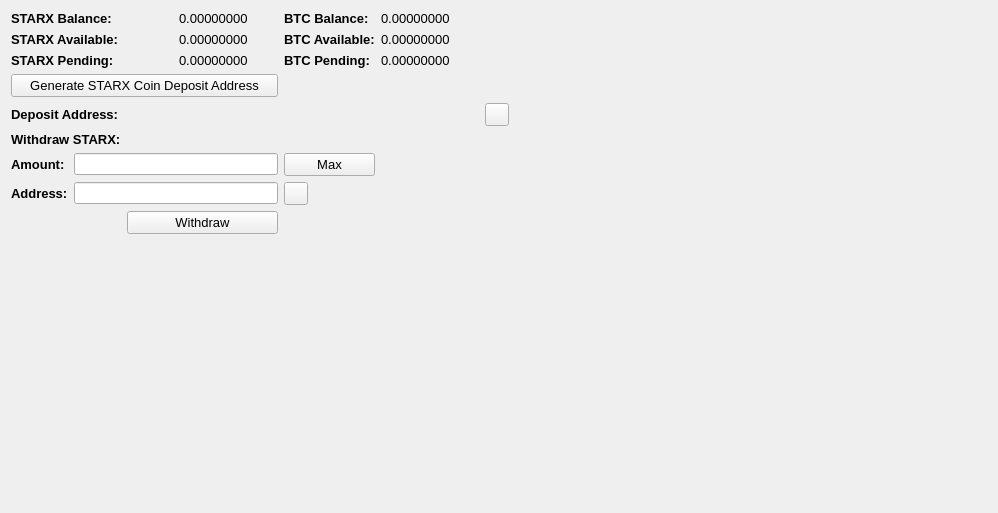
     <widget class="QWidget" name="BalanceTab">
      <attribute name="title">
       <string>Balance</string>
      </attribute>
      <layout class="QGridLayout" name="gridLayout_2">
       <item row="0" column="0" colspan="2">
        <widget class="QLabel" name="label_11">
         <property name="font">
          <font>
           <pointsize>10</pointsize>
           <weight>75</weight>
           <bold>true</bold>
          </font>
         </property>
         <property name="text">
          <string>STARX Balance:</string>
         </property>
        </widget>
       </item>
       <item row="0" column="3">
        <widget class="QLabel" name="STARXBalanceLabel">
         <property name="font">
          <font>
           <pointsize>10</pointsize>
          </font>
         </property>
         <property name="text">
          <string>0.00000000</string>
         </property>
         <property name="textInteractionFlags">
          <set>Qt::LinksAccessibleByMouse|Qt::TextSelectableByMouse</set>
         </property>
        </widget>
       </item>
       <item row="0" column="4">
        <widget class="QLabel" name="label_12">
         <property name="font">
          <font>
           <pointsize>10</pointsize>
           <weight>75</weight>
           <bold>true</bold>
          </font>
         </property>
         <property name="text">
          <string>BTC Balance:</string>
         </property>
        </widget>
       </item>
       <item row="0" column="5">
        <widget class="QLabel" name="BitcoinBalanceLabel">
         <property name="font">
          <font>
           <pointsize>10</pointsize>
          </font>
         </property>
         <property name="text">
          <string>0.00000000</string>
         </property>
         <property name="textInteractionFlags">
          <set>Qt::LinksAccessibleByMouse|Qt::TextSelectableByMouse</set>
         </property>
        </widget>
       </item>
       <item row="0" column="7" rowspan="10">
        <spacer name="horizontalSpacer_4">
         <property name="orientation">
          <enum>Qt::Horizontal</enum>
         </property>
         <property name="sizeHint" stdset="0">
          <size>
           <width>478</width>
           <height>488</height>
          </size>
         </property>
        </spacer>
       </item>
       <item row="1" column="0" colspan="2">
        <widget class="QLabel" name="label_13">
         <property name="font">
          <font>
           <pointsize>10</pointsize>
           <weight>75</weight>
           <bold>true</bold>
          </font>
         </property>
         <property name="text">
          <string>STARX Available:</string>
         </property>
        </widget>
       </item>
       <item row="1" column="3">
        <widget class="QLabel" name="STARXAvailableLabel_2">
         <property name="font">
          <font>
           <pointsize>10</pointsize>
          </font>
         </property>
         <property name="text">
          <string>0.00000000</string>
         </property>
         <property name="textInteractionFlags">
          <set>Qt::LinksAccessibleByMouse|Qt::TextSelectableByMouse</set>
         </property>
        </widget>
       </item>
       <item row="1" column="4">
        <widget class="QLabel" name="label_15">
         <property name="font">
          <font>
           <pointsize>10</pointsize>
           <weight>75</weight>
           <bold>true</bold>
          </font>
         </property>
         <property name="text">
          <string>BTC Available:</string>
         </property>
        </widget>
       </item>
       <item row="1" column="5">
        <widget class="QLabel" name="BitcoinAvailableLabel">
         <property name="font">
          <font>
           <pointsize>10</pointsize>
          </font>
         </property>
         <property name="text">
          <string>0.00000000</string>
         </property>
         <property name="textInteractionFlags">
          <set>Qt::LinksAccessibleByMouse|Qt::TextSelectableByMouse</set>
         </property>
        </widget>
       </item>
       <item row="2" column="0" colspan="2">
        <widget class="QLabel" name="label_14">
         <property name="font">
          <font>
           <pointsize>10</pointsize>
           <weight>75</weight>
           <bold>true</bold>
          </font>
         </property>
         <property name="text">
          <string>STARX Pending:</string>
         </property>
        </widget>
       </item>
       <item row="2" column="3">
        <widget class="QLabel" name="STARXPendingLabel">
         <property name="font">
          <font>
           <pointsize>10</pointsize>
          </font>
         </property>
         <property name="text">
          <string>0.00000000</string>
         </property>
         <property name="textInteractionFlags">
          <set>Qt::LinksAccessibleByMouse|Qt::TextSelectableByMouse</set>
         </property>
        </widget>
       </item>
       <item row="2" column="4">
        <widget class="QLabel" name="label_31">
         <property name="font">
          <font>
           <pointsize>10</pointsize>
           <weight>75</weight>
           <bold>true</bold>
          </font>
         </property>
         <property name="text">
          <string>BTC Pending:</string>
         </property>
        </widget>
       </item>
       <item row="2" column="5">
        <widget class="QLabel" name="BitcoinPendingLabel">
         <property name="font">
          <font>
           <pointsize>10</pointsize>
          </font>
         </property>
         <property name="text">
          <string>0.00000000</string>
         </property>
         <property name="textInteractionFlags">
          <set>Qt::LinksAccessibleByMouse|Qt::TextSelectableByMouse</set>
         </property>
        </widget>
       </item>
       <item row="3" column="0" colspan="4">
        <widget class="QPushButton" name="GenDepositBTN">
         <property name="font">
          <font>
           <pointsize>10</pointsize>
          </font>
         </property>
         <property name="text">
          <string>Generate STARX Coin Deposit Address</string>
         </property>
        </widget>
       </item>
       <item row="4" column="0" colspan="3">
        <widget class="QLabel" name="label_33">
         <property name="font">
          <font>
           <pointsize>10</pointsize>
           <weight>75</weight>
           <bold>true</bold>
          </font>
         </property>
         <property name="text">
          <string>Deposit Address:</string>
         </property>
        </widget>
       </item>
       <item row="4" column="3" colspan="3">
        <widget class="QLabel" name="DepositAddressLabel">
         <property name="minimumSize">
          <size>
           <width>300</width>
           <height>0</height>
          </size>
         </property>
         <property name="palette">
          <palette>
           <active>
            <colorrole role="WindowText">
             <brush brushstyle="SolidPattern">
              <color alpha="255">
               <red>0</red>
               <green>0</green>
               <blue>0</blue>
              </color>
             </brush>
            </colorrole>
            <colorrole role="Text">
             <brush brushstyle="SolidPattern">
              <color alpha="255">
               <red>0</red>
               <green>0</green>
               <blue>255</blue>
              </color>
             </brush>
            </colorrole>
           </active>
           <inactive>
            <colorrole role="WindowText">
             <brush brushstyle="SolidPattern">
              <color alpha="255">
               <red>0</red>
               <green>0</green>
               <blue>0</blue>
              </color>
             </brush>
            </colorrole>
            <colorrole role="Text">
             <brush brushstyle="SolidPattern">
              <color alpha="255">
               <red>0</red>
               <green>0</green>
               <blue>255</blue>
              </color>
             </brush>
            </colorrole>
           </inactive>
           <disabled>
            <colorrole role="WindowText">
             <brush brushstyle="SolidPattern">
              <color alpha="255">
               <red>120</red>
               <green>120</green>
               <blue>120</blue>
              </color>
             </brush>
            </colorrole>
            <colorrole role="Text">
             <brush brushstyle="SolidPattern">
              <color alpha="255">
               <red>120</red>
               <green>120</green>
               <blue>120</blue>
              </color>
             </brush>
            </colorrole>
           </disabled>
          </palette>
         </property>
         <property name="font">
          <font>
           <pointsize>10</pointsize>
           <weight>75</weight>
           <bold>true</bold>
          </font>
         </property>
         <property name="text">
          <string/>
         </property>
         <property name="alignment">
          <set>Qt::AlignRight|Qt::AlignTrailing|Qt::AlignVCenter</set>
         </property>
         <property name="textInteractionFlags">
          <set>Qt::LinksAccessibleByMouse|Qt::TextSelectableByKeyboard|Qt::TextSelectableByMouse</set>
         </property>
        </widget>
       </item>
       <item row="4" column="6">
        <widget class="QToolButton" name="DepositCopyButton">
         <property name="toolTip">
          <string>Copy to clipboard</string>
         </property>
         <property name="text">
          <string/>
         </property>
         <property name="icon">
          <iconset resource="../bitcoin.qrc">
           <normaloff>:/icons/editcopy</normaloff>:/icons/editcopy</iconset>
         </property>
         <property name="shortcut">
          <string>Alt+P</string>
         </property>
        </widget>
       </item>
       <item row="5" column="0" colspan="2">
        <widget class="QLabel" name="label_34">
         <property name="font">
          <font>
           <pointsize>10</pointsize>
           <weight>75</weight>
           <bold>true</bold>
          </font>
         </property>
         <property name="text">
          <string>Withdraw STARX:</string>
         </property>
        </widget>
       </item>
       <item row="6" column="0">
        <widget class="QLabel" name="label_26">
         <property name="font">
          <font>
           <pointsize>10</pointsize>
           <weight>75</weight>
           <bold>true</bold>
          </font>
         </property>
         <property name="text">
          <string>Amount:</string>
         </property>
        </widget>
       </item>
       <item row="6" column="1" colspan="3">
        <widget class="QLineEdit" name="WithdrawUnitsInput">
         <property name="font">
          <font>
           <pointsize>9</pointsize>
           <weight>75</weight>
           <bold>true</bold>
          </font>
         </property>
         <property name="text">
          <string/>
         </property>
        </widget>
       </item>
       <item row="6" column="4">
        <widget class="QPushButton" name="Withdraw_Max_Amount">
         <property name="font">
          <font>
           <pointsize>10</pointsize>
          </font>
         </property>
         <property name="text">
          <string>Max</string>
         </property>
        </widget>
       </item>
       <item row="7" column="0">
        <widget class="QLabel" name="label_10">
         <property name="font">
          <font>
           <pointsize>10</pointsize>
           <weight>75</weight>
           <bold>true</bold>
          </font>
         </property>
         <property name="text">
          <string>Address:</string>
         </property>
        </widget>
       </item>
       <item row="7" column="1" colspan="3">
        <widget class="QLineEdit" name="WithdrawAddress">
         <property name="font">
          <font>
           <pointsize>9</pointsize>
           <weight>75</weight>
           <bold>true</bold>
          </font>
         </property>
        </widget>
       </item>
       <item row="7" column="4">
        <widget class="QToolButton" name="WithdrawPasteButton">
         <property name="toolTip">
          <string>Paste from clipboard</string>
         </property>
         <property name="text">
          <string/>
         </property>
         <property name="icon">
          <iconset resource="../bitcoin.qrc">
           <normaloff>:/icons/editpaste</normaloff>:/icons/editpaste</iconset>
         </property>
         <property name="shortcut">
          <string>Alt+P</string>
         </property>
        </widget>
       </item>
       <item row="8" column="2" colspan="2">
        <widget class="QPushButton" name="WithdrawUnitsBtn">
         <property name="font">
          <font>
           <pointsize>10</pointsize>
          </font>
         </property>
         <property name="text">
          <string>Withdraw</string>
         </property>
        </widget>
       </item>
       <item row="9" column="0" colspan="6">
        <spacer name="verticalSpacer">
         <property name="orientation">
          <enum>Qt::Vertical</enum>
         </property>
         <property name="sizeHint" stdset="0">
          <size>
           <width>428</width>
           <height>262</height>
          </size>
         </property>
        </spacer>
       </item>
      </layout>
      <zorder>label_31</zorder>
      <zorder>label_15</zorder>
      <zorder>label_12</zorder>
      <zorder>label_14</zorder>
      <zorder>label_13</zorder>
      <zorder>label_11</zorder>
      <zorder>BitcoinBalanceLabel</zorder>
      <zorder>STARXBalanceLabel</zorder>
      <zorder>STARXAvailableLabel_2</zorder>
      <zorder>STARXPendingLabel</zorder>
      <zorder>BitcoinAvailableLabel</zorder>
      <zorder>BitcoinPendingLabel</zorder>
      <zorder>label_33</zorder>
      <zorder>GenDepositBTN</zorder>
      <zorder>DepositAddressLabel</zorder>
      <zorder>Withdraw_Max_Amount</zorder>
      <zorder>label_34</zorder>
      <zorder>WithdrawUnitsInput</zorder>
      <zorder>label_10</zorder>
      <zorder>label_26</zorder>
      <zorder>WithdrawAddress</zorder>
      <zorder>WithdrawUnitsBtn</zorder>
      <zorder>horizontalSpacer_4</zorder>
      <zorder>verticalSpacer</zorder>
      <zorder>WithdrawPasteButton</zorder>
      <zorder>DepositCopyButton</zorder>
     </widget>
